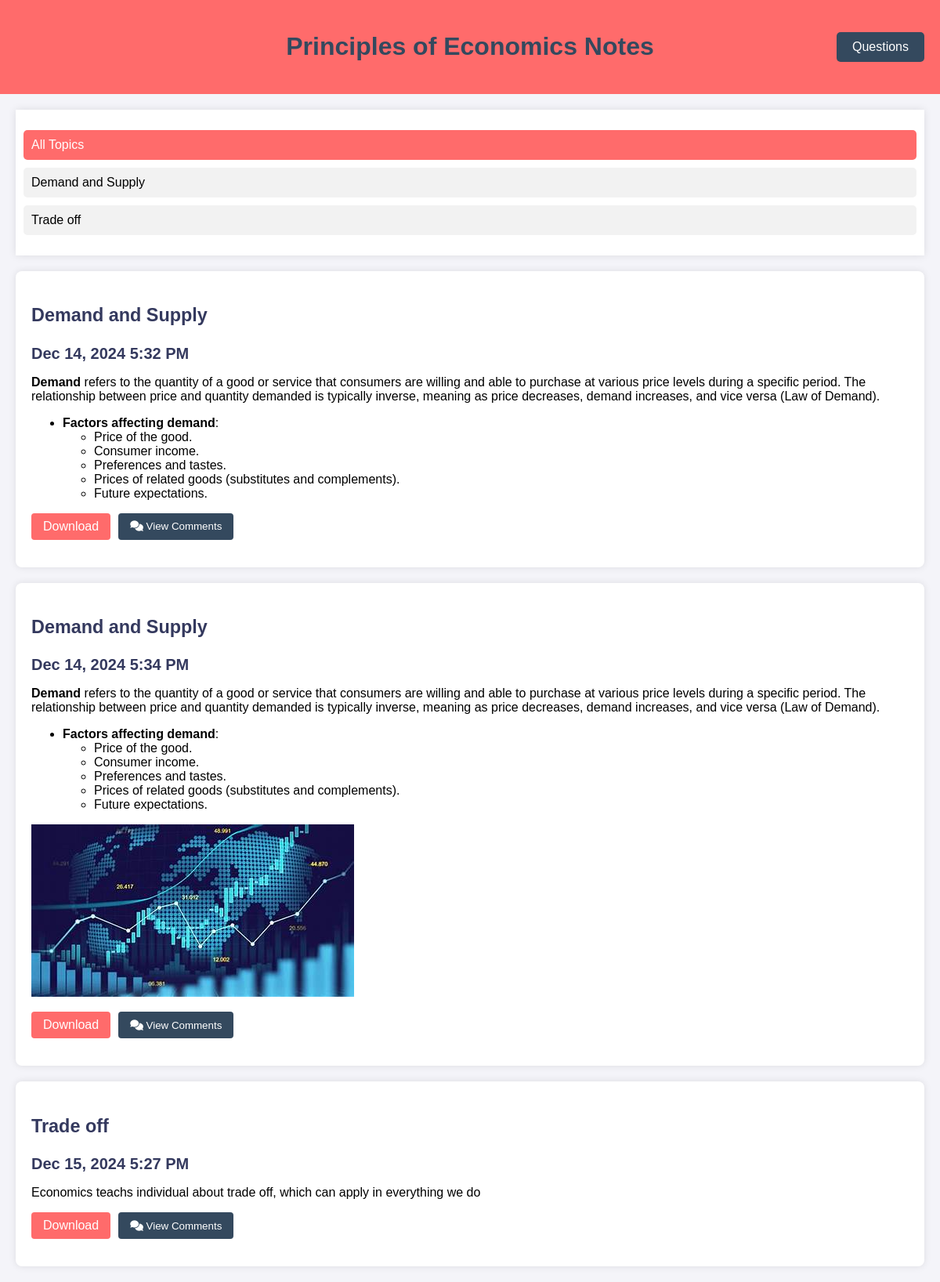
Screenshot of /courses/prin_notePage.php (signed in) with the database file from the repository.
### tables this page shows
CREATE TABLE `topics` (
  `topicId` int(11) NOT NULL,
  `courseId` int(11) NOT NULL,
  `topicName` varchar(100) NOT NULL
);

CREATE TABLE `notes` (
  `noteId` int(11) NOT NULL,
  `userId` int(11) DEFAULT NULL,
  `topicId` int(11) NOT NULL,
  `noteText` text NOT NULL,
  `created_at` timestamp NOT NULL DEFAULT current_timestamp(),
  `updated_at` timestamp NOT NULL DEFAULT current_timestamp() ON UPDATE current_timestamp(),
  `image_path` varchar(255) DEFAULT NULL
);

### courses/prin_notePage.php (the view, shortened to what this page needs)
<?php
$host = 'localhost';
$user = 'rahinatu.lawal';
$password = 'mohammed2';
$db_name = 'webtech_fall2024_rahinatu_lawal';
try {
    $pdo = new PDO("mysql:host=$host;dbname=$db_name;charset=utf8", $user, $password);
    $pdo->setAttribute(PDO::ATTR_ERRMODE, PDO::ERRMODE_EXCEPTION);
} catch (PDOException $e) {
    echo "Connection failed: " . $e->getMessage();
    exit;
}
try {
    $topicStmt = $pdo->prepare("SELECT topicId, topicName FROM topics WHERE courseId = 5");
    $topicStmt->execute();
    $topics = $topicStmt->fetchAll(PDO::FETCH_ASSOC);
    $noteStmt = $pdo->prepare("
        SELECT n.noteId, n.topicId, n.noteText, n.image_path, t.topicName, n.created_at
        FROM notes n
        JOIN topics t ON n.topicId = t.topicId
        WHERE t.courseId = 5
    ");
    $noteStmt->execute();
    $notes = $noteStmt->fetchAll(PDO::FETCH_ASSOC);
} catch(PDOException $e) {
    die("Query failed: " . $e->getMessage());
}
?>
<!DOCTYPE html>
<html lang="en">
<head>
    <link rel="stylesheet" href="https://cdnjs.cloudflare.com/ajax/libs/font-awesome/6.1.2/css/all.min.css">
</head>
<body>
    <header class="calculus-header">
        <h1>Principles of Economics Notes</h1>
        <button class="questions-btn" onclick="window.location.href='princ_question.php';">Questions</button>
    </header>
    <div class="layout">
        <div class="filter-section">
            <ul id="topicsList">
                <li class="active" data-topic-id="all">All Topics</li>
                <?php foreach ($topics as $topic): ?>
                    <li data-topic-id="<?php echo $topic['topicId']; ?>">
                        <?php echo $topic['topicName']; ?>
                    </li>
                <?php endforeach; ?>
            </ul>
        </div>
        <div class="notes-container" id="notesContainer">
            <?php foreach ($notes as $note): ?>
                <div class="note-card" data-topic-id="<?php echo $note['topicId']; ?>">
                    <div class="note-header">
                        <h3><?php echo htmlspecialchars($note['topicName']); ?></h3>
                        <span class="timestamp"><?php echo date('M j, Y g:i A', strtotime($note['created_at'])); ?></span>
                    </div>
                    <div class="note-content">
                        <?php echo $note['noteText']; ?>
                        <?php if (!empty($note['image_path'])): ?>
                            <img src="<?php echo "../".htmlspecialchars($note['image_path']); ?>" alt="Note Image" class="note-image">
                        <?php endif; ?>
                        <div class="note-actions">
                            <button class="download-btn" data-topic-name="<?php echo $note['topicName']; ?>" data-note-id="<?php echo $note['noteId']; ?>">Download</button>
                            <button class="view-comments-btn" onclick="toggleComments(this)" data-note-id="<?php echo $note['noteId']; ?>">
                                <i class="fas fa-comments"></i> View Comments
                            </button>
                        </div>
                    </div>
                </div>
            <?php endforeach; ?>
        </div>
    </div>
</body>
</html>

### courses/prin_notePage.php (style rules this page uses)
body { font-family: Arial, sans-serif; background-color: #f4f4f9; margin: 0; padding: 0; }
.calculus-header { background-color: #FF6B6B; color: #34495E; text-align: center; padding: 20px; position: relative; }
.layout { display: flex; flex-direction: column; padding: 20px; }
.filter-section { background-color: #fff; padding: 10px; box-shadow: 0 0 10px rgba(0, 0, 0, 0.1); margin-bottom: 20px; }
.filter-section ul { list-style-type: none; padding: 0; }
.filter-section li { margin: 10px 0; cursor: pointer; padding: 10px; border-radius: 5px; background-color: #f2f2f2; transition: background-color 0.3s; }
.filter-section li.active { background-color: #FF6B6B; color: white; }
.notes-container { display: flex; flex-direction: column; gap: 20px; }
.note-card { background-color: #fff; padding: 20px; box-shadow: 0 0 10px rgba(0, 0, 0, 0.1); border-radius: 8px; box-sizing: border-box; transition: transform 0.3s ease-in-out; }
.note-header { font-size: 20px; font-weight: bold; color: #34395E; margin-bottom: 15px; }
.download-btn { background-color: #FF6B6B; color: white; border: none; border-radius: 4px; cursor: pointer; display: flex; align-items: center; gap: 5px; transition: background-color 0.3s; padding: 8px 15px; font-size: inherit; font-family: inherit; }
.view-comments-btn { background-color: #34495E; }
.note-header { margin-bottom: 15px; }
.note-content { margin-bottom: 15px; }
.questions-btn { position: absolute; right: 20px; top: 50%; transform: translateY(-50%); background-color: #34495E; color: white; padding: 10px 20px; border: none; border-radius: 5px; cursor: pointer; font-size: 16px; transition: background-color 0.3s ease; }
.note-actions { display: flex; gap: 10px; justify-content: flex-start; margin-top: 15px; }
.note-actions button { padding: 8px 15px; border: none; border-radius: 4px; cursor: pointer; color: white; transition: background-color 0.3s; }

### rows the page displays
topics: topicName "Demand and Supply"
topics: topicName "Trade off"
notes: topicId.topicName "Demand and Supply", created_at "Dec 14, 2024 5:32 PM", noteText "Demand refers to the quantity of a good or service that consumers are willing and able to purchase at various price levels during a specific period. The relationship between price and quantity demanded is typically inverse, meaning as price decreases, demand increases, and vice versa (Law of Demand). Factors affecting demand : Price of the good. Consumer income. Preferences and tastes. Prices of related goods (substitutes and complements). Future expectations."
notes: topicId.topicName "Demand and Supply", created_at "Dec 14, 2024 5:34 PM", noteText "Demand refers to the quantity of a good or service that consumers are willing and able to purchase at various price levels during a specific period. The relationship between price and quantity demanded is typically inverse, meaning as price decreases, demand increases, and vice versa (Law of Demand). Factors affecting demand : Price of the good. Consumer income. Preferences and tastes. Prices of related goods (substitutes and complements). Future expectations.", image_path (picture)
notes: topicId.topicName "Trade off", created_at "Dec 15, 2024 5:27 PM", noteText "Economics teachs individual about trade off, which can apply in everything we do"
